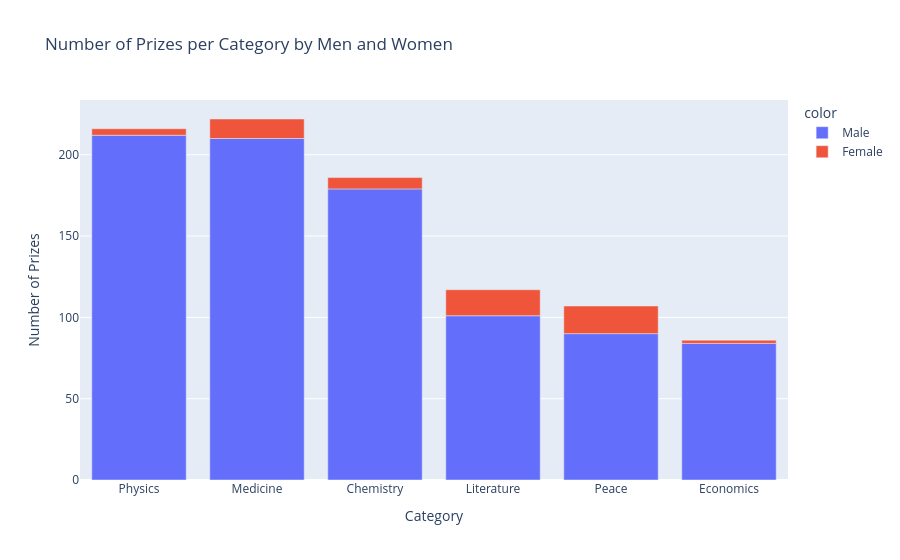

Notebook source saved alongside this figure:
### Code cell
bar_chart = px.bar(x = cat_m_f_winners["category"], y = cat_m_f_winners["prize"], color = cat_m_f_winners["sex"], title="Number of Prizes per Category by Men and Women")
bar_chart.update_layout(xaxis_title="Category", yaxis_title="Number of Prizes")
bar_chart.show()

### Figure 1 — Plotly figure (JSON) as saved in the notebook; plotly's stock layout.template omitted (floating-point values rounded to 4 significant figures)
{"data": [{"hovertemplate": "color=Male<br>x=%{x}<br>y=%{y}<extra></extra>", "legendgroup": "Male", "marker": {"color": "#636efa", "pattern": {"shape": ""}}, "name": "Male", "orientation": "v", "showlegend": true, "textposition": "auto", "type": "bar", "x": ["Physics", "Medicine", "Chemistry", "Literature", "Peace", "Economics"], "xaxis": "x", "y": [212, 210, 179, 101, 90, 84], "yaxis": "y"}, {"hovertemplate": "color=Female<br>x=%{x}<br>y=%{y}<extra></extra>", "legendgroup": "Female", "marker": {"color": "#EF553B", "pattern": {"shape": ""}}, "name": "Female", "orientation": "v", "showlegend": true, "textposition": "auto", "type": "bar", "x": ["Peace", "Literature", "Medicine", "Chemistry", "Physics", "Economics"], "xaxis": "x", "y": [17, 16, 12, 7, 4, 2], "yaxis": "y"}], "layout": {"autosize": true, "barmode": "relative", "legend": {"title": {"text": "color"}, "tracegroupgap": 0}, "title": {"text": "Number of Prizes per Category by Men and Women"}, "xaxis": {"anchor": "y", "autorange": true, "domain": [0, 1], "range": [-0.5, 5.5], "title": {"text": "Category"}, "type": "category"}, "yaxis": {"anchor": "x", "autorange": true, "domain": [0, 1], "range": [0, 233.7], "title": {"text": "Number of Prizes"}, "type": "linear"}}}
